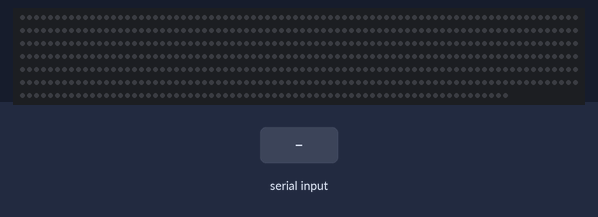
This sketch was run on a simulated Arduino Uno, built with avr-gcc and run on an emulated ATmega328P. Parts: 550 RGB LEDs in strip order, left to right, continuing on the next row. Inputs (shaded band) come from the test bench.

Above: at 1.2 s.
1.3 s: byte 30 received over Serial
At 2.5 s:
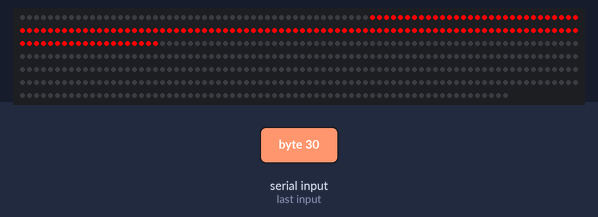
2.8 s: byte 90 received over Serial
At 3.4 s:
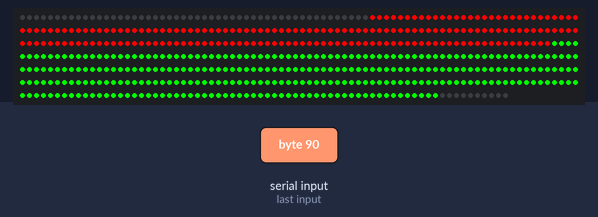
4.3 s: byte 120 received over Serial
Timing chart, 0 to 7.3 s (numbered marks = the images above; inputs shaded):
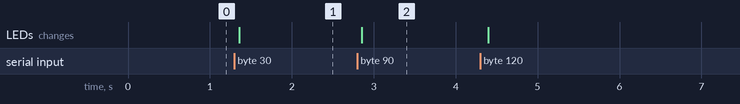

Measured:
- after the input at 1.3 s, the LEDs: change after 0.06 s (image 1)
- after the input at 2.8 s, the LEDs: change after 0.05 s (image 2)

The sketch:

arduino_volume.ino
```cpp
#include <Adafruit_NeoPixel.h>

#define PIN 6

#define NUMPIXELS 550

Adafruit_NeoPixel pixels = Adafruit_NeoPixel(NUMPIXELS, PIN, NEO_GRB + NEO_KHZ800);

int previous;


void setup() {
  //create serial communication at 9600 baud rate
  Serial.begin(9600);
  pixels.begin();
  previous = 0;
}

void loop() {
  int vol = Serial.read();

  if (vol == -1) {
    pixelControl(previous);
  } else {
    vol *= 6;
    pixelControl(vol);
    previous  = vol;
  }
}

void pixelControl(int volume) {
  for(int i=NUMPIXELS; i>volume; i--) {
        pixels.setPixelColor(i, pixels.Color(0, 0, 0));
  }
  pixels.show();

  for(int i=50; i<volume; i++) {
        if (i< 236) {
          pixels.setPixelColor(i, pixels.Color(255, 0, 0));
        } else {
          pixels.setPixelColor(i, pixels.Color(0, 255, 0));
        }
  }
  pixels.show();
}
```
